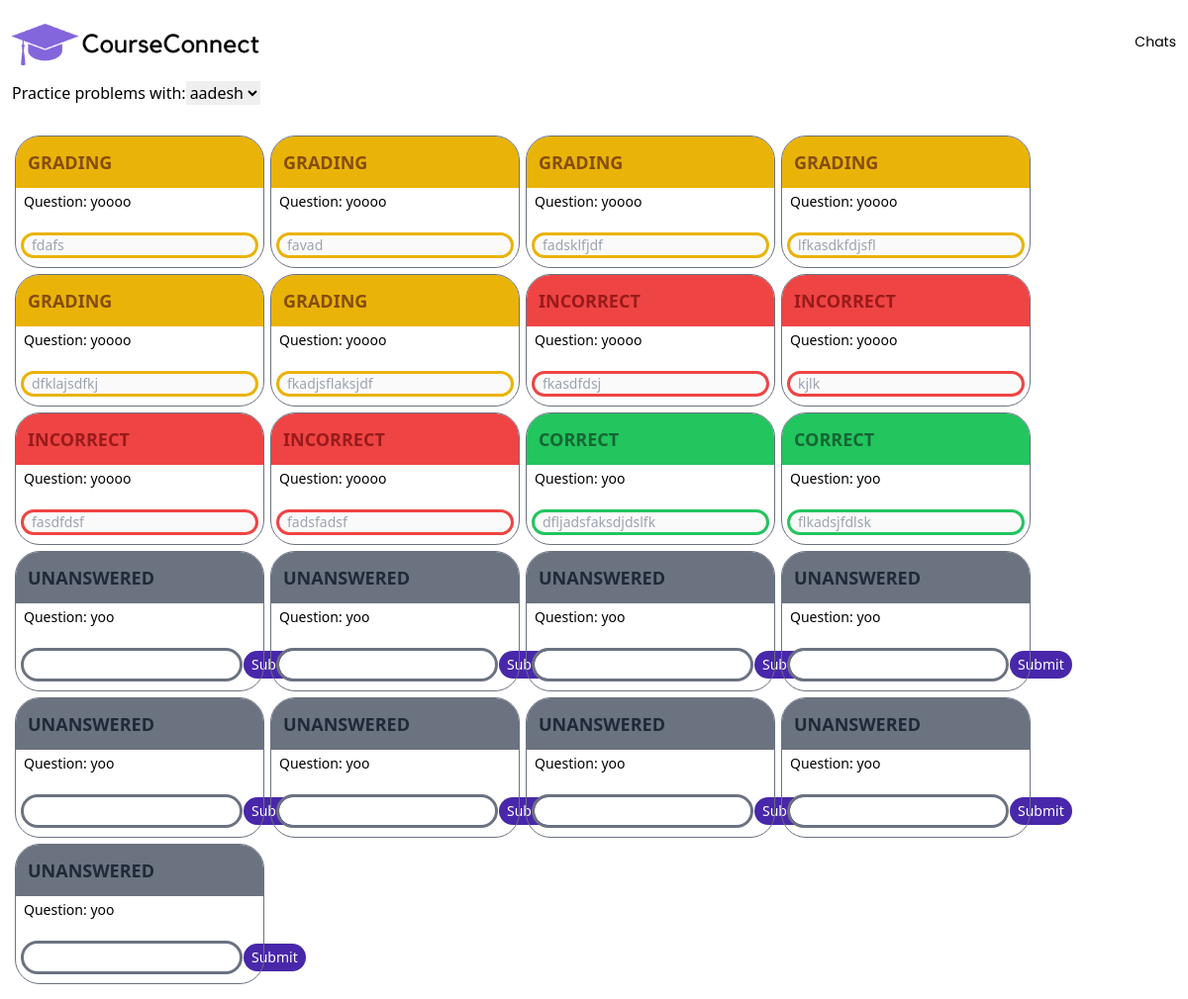
Screenshot of /practice-problems (signed in) with the database file from the repository.
### packages/models.py (models this page shows, shortened)
class PracticeProblem(database.Model):
    __tablename__ = "practiceproblem"
    id = database.Column("id", database.Integer, primary_key=True)
    chatroom = database.relationship("Chatroom", secondary="chatroom_practiceproblem")
    course = database.Column(database.String(100))
    question = database.Column(database.String(100))
    user_1_answer = database.Column(database.String(100))
    user_2_answer = database.Column(database.String(100))
    user_1_status = database.Column(database.String(100), default="open")
    user_2_status = database.Column(database.String(100), default="open")
    def get_user_answer(self, user, chatroom):
        user_id = user.id
        chatroom_id = chatroom.id
        chatroom = Chatroom.query.filter_by(id=chatroom_id).first()
        user_1, user_2 = map(int, chatroom.name.split("x"))
        if user_id == user_1:
            return self.user_1_answer
        else:
            return self.user_2_answer
    def get_status(self, user, chatroom):
        user_id = user.id
        chatroom_id = chatroom.id
        chatroom = Chatroom.query.filter_by(id=chatroom_id).first()
        user_1, user_2 = map(int, chatroom.name.split("x"))
        if user_id == user_1:
            return self.user_1_status
        else:
            return self.user_2_status

class Chatroom(database.Model):
    id = database.Column("id", database.Integer, primary_key=True)
    practice_problems = database.relationship("PracticeProblem", secondary=chatroom_practiceproblem)
    practice_problems = database.relationship(
        "PracticeProblem",
        secondary=chatroom_practiceproblem,
        overlaps="chatroom",
    )
    name = database.Column(database.String(100))
    commonality = database.Column(database.String(100))
    messages = database.relationship("Message", back_populates="chatroom")
    users = database.relationship('Users', secondary=user_chatroom_association, back_populates='chatrooms')
    user_1_open = database.Column(database.Boolean, default=False)
    user_2_open = database.Column(database.Boolean, default=False)
    def get_friend(self, user):
        user_a, user_b = map(int, self.name.split("x"))
        if user_a == user.id:
            return Users.get_user(id=user_b)
        else:
            return Users.get_user(id=user_a)

### app.py (the view)
@app.route("/practice-problems")
@logged_in
def practice_problems():
    email = flask.session.get("email")
    user = Users.get_user(email=email)
    return flask.render_template("practice_problems.html", user=user)

### packages/backend.py (called while the page is built)
def logged_in(f):
    @wraps(f)
    def validator(*args, **kwargs):
        if flask.session.get("email"):
            return f(*args, **kwargs)
        else:
            return flask.redirect("/")
    return validator

### packages/models.py (called while the page is built)
    def get_chatrooms(self):
        chatrooms_list = []
        for chatroom_name in self.chatroom_ordering:
            chatrooms_list.append(Chatroom.query.filter_by(name=chatroom_name).first())
        return chatrooms_list

    @staticmethod
    def get_user(email=None, id=None):
        if email:
            return Users.query.filter_by(email=email).first()
        if id:
            return Users.query.filter_by(id=id).first()

### templates/practice_problems.html (shortened to what this page needs)
<!DOCTYPE html>
<html lang="en">
<head>
    <link href="../static/css/output.css" rel="stylesheet">
</head>
<body>
    <div class="p-3 flex flex-col space-y-1">
        <nav class="flex flex-col min-[540px]:flex-row justify-between py-3 space-y-2">
            <img src="../static/img/logo.png" width="250px">
            <div class="flex flex-row space-x-5 font-poppins text-sm">
                <a href="/chats">Chats</a>
            </div>
        </nav>
        <div class="flex flex-row">
            <p>Practice problems with:</p>
            <select id="chatroomSelector" onchange="changeCRDivs()">
                {% for chatroom in user.get_chatrooms() %}
                    <option value="{{ chatroom.id }}">{{ chatroom.get_friend(user).name }}</option>
                {% endfor %}
            </select>
        </div>
        <br>
        <div id="allChatroomAreas">
        {% for chatroom in user.get_chatrooms() %}
        <div class="flex flex-row flex-wrap" id="div_{{ chatroom.id }}">
            {% for practice_problem in chatroom.practice_problems %}
            <div class="flex flex-col rounded-3xl outline outline-1 outline-gray-500 w-[250px] m-1" chatroomId="{{ chatroom.id }}" id="{{ practice_problem.id }}">
                {% if practice_problem.get_status(user, chatroom) == "open" %}
                <div class="bg-gray-500 w-full p-3 rounded-t-3xl">
                    <p class="text-gray-800 font-bold text-lg">UNANSWERED</p>
                </div>
                <div class="flex flex-col space-y-1 px-2 pt-1 pb-3 text-sm h-full justify-between">
                    <p id="{{ practice_problem.id }}Question">Question: {{ practice_problem.question }}</p>
                    <br>
                    <div class="flex flex-row space-x-1">
                        <input id="{{ practice_problem.id }}Answer" class="outline outline-gray-500 rounded-3xl px-2">
                        <button  onclick="submitAnswer('{{ practice_problem.id }}')" class="px-2 py-1 bg-accent text-white rounded-3xl">Submit</button>
                    </div>
                </div>
                {% elif practice_problem.get_status(user, chatroom) == "grading" %}
                <div class="bg-yellow-500 w-full p-3 rounded-t-3xl">
                    <p class="text-yellow-800 font-bold text-lg">GRADING</p>
                </div>
                <div class="flex flex-col space-y-1 px-2 pt-1 pb-3 text-sm h-full justify-between">
                    <p>Question: {{ practice_problem.question }}</p>
                    <br>
                    <div class="flex flex-row space-x-1">
                        <input id="{{ practice_problem.id }}Answer" placeholder="{{ practice_problem.get_user_answer(user, chatroom) }}" disabled="disabled" class=" w-full outline outline-yellow-500 rounded-3xl px-2">
                    </div>
                </div>
                {% elif practice_problem.get_status(user, chatroom) == "incorrect" %}
                <div class="bg-red-500 w-full p-3 rounded-t-3xl">
                    <p class="text-red-800 font-bold text-lg">INCORRECT</p>
                </div>
                <div class="flex flex-col space-y-1 px-2 pt-1 pb-3 text-sm h-full justify-between">
                    <p>Question: {{ practice_problem.question }}</p>
                    <br>
                    <div class="flex flex-row space-x-1">
                        <input id="{{ practice_problem.id }}Answer" placeholder="{{ practice_problem.get_user_answer(user, chatroom) }}" disabled="disabled" class="w-full outline outline-red-500 rounded-3xl px-2">
                    </div>
                </div>
                {% elif practice_problem.get_status(user, chatroom) == "correct" %}
                <div class="bg-green-500 w-full p-3 rounded-t-3xl">
                    <p class="text-green-800 font-bold text-lg">CORRECT</p>
                </div>
                <div class="flex flex-col space-y-1 px-2 pt-1 pb-3 text-sm h-full justify-between">
                    <p>Question: {{ practice_problem.question }}</p>
                    <br>
                    <div class="flex flex-row space-x-1">
                        <input id="{{ practice_problem.id }}Answer" placeholder="{{ practice_problem.get_user_answer(user, chatroom) }}" disabled="disabled" class="w-full outline outline-green-500 rounded-3xl px-2">
                    </div>
                </div>
                {% endif %}
            </div>
            {% endfor %}
        </div>
        {% endfor %}
        </div>
    </div>
</body>
</html>

### rows the page displays
PracticeProblem: question "yoooo", get_user_answer "fdafs"
PracticeProblem: question "yoooo", get_user_answer "favad"
PracticeProblem: question "yoooo", get_user_answer "fadsklfjdf"
PracticeProblem: question "yoooo", get_user_answer "lfkasdkfdjsfl"
PracticeProblem: question "yoooo", get_user_answer "dfklajsdfkj"
PracticeProblem: question "yoooo", get_user_answer "fkadjsflaksjdf"
PracticeProblem: question "yoooo", get_user_answer "fkasdfdsj"
PracticeProblem: question "yoooo", get_user_answer "kjlk"
PracticeProblem: question "yoooo", get_user_answer "fasdfdsf"
PracticeProblem: question "yoooo", get_user_answer "fadsfadsf"
PracticeProblem: question "yoo", get_user_answer "dfljadsfaksdjdslfk"
PracticeProblem: question "yoo", get_user_answer "flkadsjfdlsk"
PracticeProblem: question "yoo"
PracticeProblem: question "yoo"
PracticeProblem: question "yoo"
PracticeProblem: question "yoo"
PracticeProblem: question "yoo"
PracticeProblem: question "yoo"
PracticeProblem: question "yoo"
PracticeProblem: question "yoo"
PracticeProblem: question "yoo"

### other values shown
form field value "aadesh"
